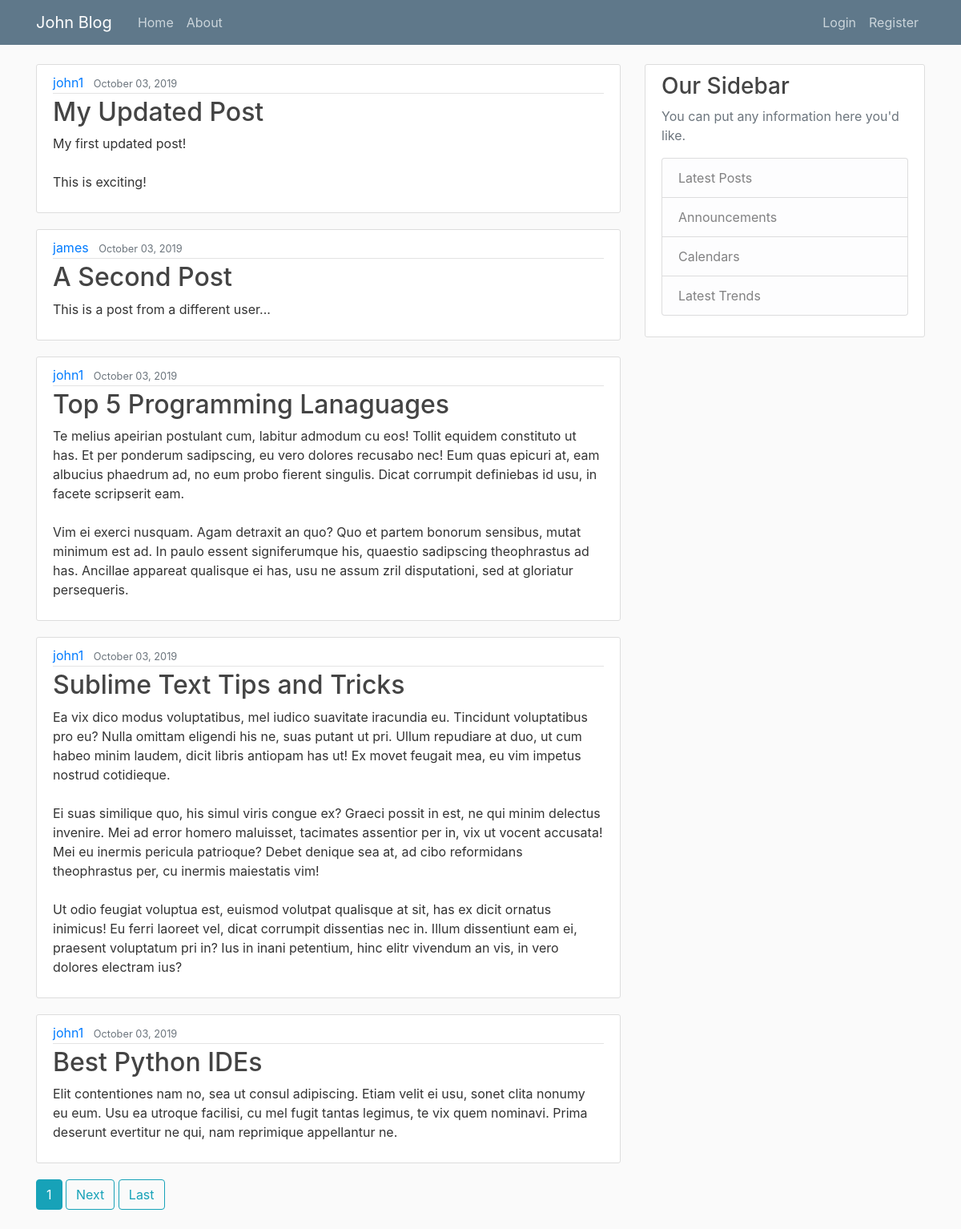
The page / on the database its author committed.
### blog/models.py (models this page shows, shortened)
class Post(models.Model):
    title = models.CharField(max_length=200)
    content = models.TextField()
    date_posted = models.DateTimeField(default=timezone.now)
    author = models.ForeignKey(User,on_delete=models.CASCADE)

### blog/views.py (the view)
# urls.py: path('',PostListView.as_view(),name='blog-home'),
class PostListView(ListView):
    model = Post
    template_name ='blog/home.html'
    context_object_name ='posts'
    paginate_by = 5

### blog/templates/blog/home.html (shortened to what this page needs)
{% extends "blog/base.html" %}
{% block content %}
    {% for post in posts %}
    <article class="media content-section">
        <div class="media-body">
            <div class="article-metadata">
                <a class="mr-2" href="{% url 'user-posts' post.author.username %}">{{ post.author }}</a>
                <small class="text-muted">{{ post.date_posted|date:"F d, Y" }}</small>
              </div>
              <h2><a class="article-title" href="{% url 'post-detail' post.id %}">{{ post.title }}</a></h2>
              <p class="article-content">{{ post.content }}</p>
        </div>
    </article>
{% endfor %}
    {% if is_paginated %}
    {% for num in page_obj.paginator.page_range %}
        {% if page_obj.number == num %}
            <a class="btn btn-info mb-4" href="?page={{ num }}">{{ num }}</a>
        {% elif num > page.obj.number|add:'-3' and num < page_obj.number|add:'3' %}
        <a class="btn btn-outline-info mb-4" href="?page={{ num }}">{{ num }}</a>
        {% endif %}
    {% endfor %}
    {% if page_obj.has_next %}
        <a class="btn btn-outline-info mb-4" href="?page={{ page.obj.next_page_number }}">Next</a>
        <a class="btn btn-outline-info mb-4" href="?page={{ page_obj.paginator.num_pages }}">Last</a>
{% endif %}
{% endif %}
{% endblock %}

### blog/templates/blog/base.html (shortened to what this page needs)
{% load static %}
<!DOCTYPE html>
<html lang="en">
<head>
<link rel="stylesheet" href="https://stackpath.bootstrapcdn.com/bootstrap/4.3.1/css/bootstrap.min.css">
<link rel="stylesheet" href="{% static 'blog/main.css' %}">
</head>
<body>
    <header class="site-header">
        <nav class="navbar navbar-expand-md navbar-dark bg-steel fixed-top">
            <div class="container">
                <a class="navbar-brand mr-4" href="{% url 'blog-home' %}">John Blog</a>
                    <div class="collapse navbar-collapse" id="navbarToggle">
                      <div class="navbar-nav mr-auto">
                        <a class="nav-item nav-link" href="{% url 'blog-home' %}">Home</a>
                        <a class="nav-item nav-link" href="{% url 'blog-about' %}">About</a>
                      </div>
                      <div class="navbar-nav">
                      {% if user.is_authenticated %}
                        <a class="nav-item nav-link" href="{% url 'post-create' %}">New Post</a>
                        <a class="nav-item nav-link" href="{% url 'profile' %}">Profile</a>
                        <a class="nav-item nav-link" href="{% url 'logout' %}">Logout</a>
                      {% else %}
                        <a class="nav-item nav-link" href="{% url 'login' %}">Login</a>
                        <a class="nav-item nav-link" href="{% url 'register' %}">Register</a>
                      {% endif %}
                      </div>
                    </div>
            </div>
        </nav>
    </header>
    <main role="main" class="container">
        <div class="row">
            <div class="col-md-8">
                {% block content %}{% endblock %}
              </div>
              <div class="col-md-4">
                <div class="content-section">
                  <h3>Our Sidebar</h3>
                  <p class='text-muted'>You can put any information here you'd like.
                    <ul class="list-group">
                      <li class="list-group-item list-group-item-light">Latest Posts</li>
                      <li class="list-group-item list-group-item-light">Announcements</li>
                      <li class="list-group-item list-group-item-light">Calendars</li>
                      <li class="list-group-item list-group-item-light">Latest Trends</li>
                    </ul>
                  </p>
                </div>
            </div>
        </div>
    </main>
</body>
</html>

### blog/static/blog/main.css (style rules this page uses)
body { background: #fafafa; color: #333333; margin-top: 5rem; }
h1, h2, h3, h4, h5, h6 { color: #444444; }
ul { margin: 0; }
.bg-steel { background-color: #5f788a; }
.site-header .navbar-nav .nav-link { color: #cbd5db; }
.content-section { background: #ffffff; padding: 10px 20px; border: 1px solid #dddddd; border-radius: 3px; margin-bottom: 20px; }
.article-title { color: #444444; }
.article-content { white-space: pre-line; }
.article-metadata { padding-bottom: 1px; margin-bottom: 4px; border-bottom: 1px solid #e3e3e3 }

### rows shown on the page
Post: author "john1", date_posted "October 03, 2019", title "My Updated Post", content "My first updated post! This is exciting!"
Post: author "james", date_posted "October 03, 2019", title "A Second Post", content "This is a post from a different user..."
Post: author "john1", date_posted "October 03, 2019", title "Top 5 Programming Lanaguages", content "Te melius apeirian postulant cum, labitur admodum cu eos! Tollit equidem constituto ut has. Et per ponderum sadipscing, eu vero dolores recusabo nec! Eum quas epicuri at, eam albucius phaedrum ad, no eum probo fierent singulis. Dicat corrumpit definiebas id usu, in facete scripserit eam. Vim ei exerci nusquam. Agam detraxit an quo? Quo et partem bonorum sensibus, mutat minimum est ad. In paulo essent signiferumque his, quaestio sadipscing theophrastus ad has. Ancillae appareat qualisque ei has, usu ne assum zril disputationi, sed at gloriatur persequeris."
Post: author "john1", date_posted "October 03, 2019", title "Sublime Text Tips and Tricks", content "Ea vix dico modus voluptatibus, mel iudico suavitate iracundia eu. Tincidunt voluptatibus pro eu? Nulla omittam eligendi his ne, suas putant ut pri. Ullum repudiare at duo, ut cum habeo minim laudem, dicit libris antiopam has ut! Ex movet feugait mea, eu vim impetus nostrud cotidieque. Ei suas similique quo, his simul viris congue ex? Graeci possit in est, ne qui minim delectus invenire. Mei ad error homero maluisset, tacimates assentior per in, vix ut vocent accusata! Mei eu inermis pericula patrioque? Debet denique sea at, ad cibo reformidans theophrastus per, cu inermis maiestatis vim! Ut odio feugiat voluptua est, euismod volutpat qualisque at sit, has ex dicit ornatus inimicus! Eu…"
Post: author "john1", date_posted "October 03, 2019", title "Best Python IDEs", content "Elit contentiones nam no, sea ut consul adipiscing. Etiam velit ei usu, sonet clita nonumy eu eum. Usu ea utroque facilisi, cu mel fugit tantas legimus, te vix quem nominavi. Prima deserunt evertitur ne qui, nam reprimique appellantur ne."

### other values the page prints
{{ num }} "1"
